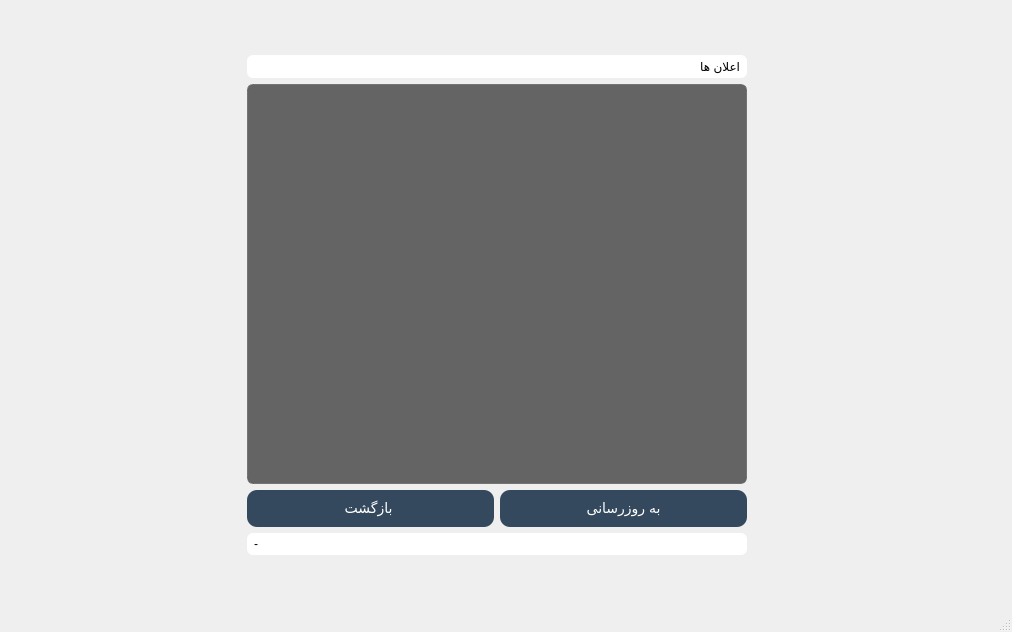
<?xml version="1.0" encoding="UTF-8"?>
<ui version="4.0">
 <class>NotificationWindow_c</class>
 <widget class="QMainWindow" name="NotificationWindow_c">
  <property name="geometry">
   <rect>
    <x>0</x>
    <y>0</y>
    <width>1012</width>
    <height>632</height>
   </rect>
  </property>
  <property name="windowTitle">
   <string>MainWindow</string>
  </property>
  <widget class="QWidget" name="centralwidget">
   <property name="styleSheet">
    <string notr="true">#centralwidget {
    border-image: url(:/wallhaven-49kq3d.jpg);
}
QPushButton {
    background-color:  #34495e; 
    color: white;
    border-radius: 10px;
    padding: 10px;
    font-size: 14px;
}

QPushButton:hover {
    background-color: #2c3e50; 
    font-weight: bold;
}

QLabel {
    background-color: white;
    color: black;
    border-radius: 6px;
    padding: 4px;
    qproperty-alignment: AlignCenter;
}
QListWidget {
    background-color: rgba(40, 40, 40, 0.7);
    color: white; 
    border: 1px solid rgba(80, 80, 80, 0.6); 
    border-radius: 6px;
}</string>
   </property>
   <layout class="QGridLayout" name="gridLayout">
    <item row="0" column="1">
     <spacer name="verticalSpacer">
      <property name="orientation">
       <enum>Qt::Vertical</enum>
      </property>
      <property name="sizeHint" stdset="0">
       <size>
        <width>20</width>
        <height>5</height>
       </size>
      </property>
     </spacer>
    </item>
    <item row="1" column="0">
     <spacer name="horizontalSpacer">
      <property name="orientation">
       <enum>Qt::Horizontal</enum>
      </property>
      <property name="sizeHint" stdset="0">
       <size>
        <width>212</width>
        <height>20</height>
       </size>
      </property>
     </spacer>
    </item>
    <item row="1" column="1">
     <layout class="QVBoxLayout" name="verticalLayout">
      <item>
       <widget class="QLabel" name="titleLabel">
        <property name="text">
         <string>اعلان ها </string>
        </property>
       </widget>
      </item>
      <item>
       <widget class="QListWidget" name="notificationsListWidget">
        <property name="minimumSize">
         <size>
          <width>500</width>
          <height>400</height>
         </size>
        </property>
       </widget>
      </item>
      <item>
       <layout class="QHBoxLayout" name="horizontalLayout">
        <item>
         <widget class="QPushButton" name="backButton">
          <property name="text">
           <string>بازگشت </string>
          </property>
         </widget>
        </item>
        <item>
         <widget class="QPushButton" name="refreshButton">
          <property name="text">
           <string>به روزرسانی</string>
          </property>
         </widget>
        </item>
       </layout>
      </item>
      <item>
       <widget class="QLabel" name="statusLabel">
        <property name="text">
         <string>-</string>
        </property>
       </widget>
      </item>
     </layout>
    </item>
    <item row="1" column="2">
     <spacer name="horizontalSpacer_2">
      <property name="orientation">
       <enum>Qt::Horizontal</enum>
      </property>
      <property name="sizeHint" stdset="0">
       <size>
        <width>256</width>
        <height>20</height>
       </size>
      </property>
     </spacer>
    </item>
    <item row="2" column="1">
     <spacer name="verticalSpacer_2">
      <property name="orientation">
       <enum>Qt::Vertical</enum>
      </property>
      <property name="sizeHint" stdset="0">
       <size>
        <width>20</width>
        <height>15</height>
       </size>
      </property>
     </spacer>
    </item>
   </layout>
  </widget>
  <widget class="QMenuBar" name="menubar">
   <property name="geometry">
    <rect>
     <x>0</x>
     <y>0</y>
     <width>1012</width>
     <height>25</height>
    </rect>
   </property>
  </widget>
  <widget class="QStatusBar" name="statusbar"/>
 </widget>
 <resources/>
 <connections/>
</ui>
